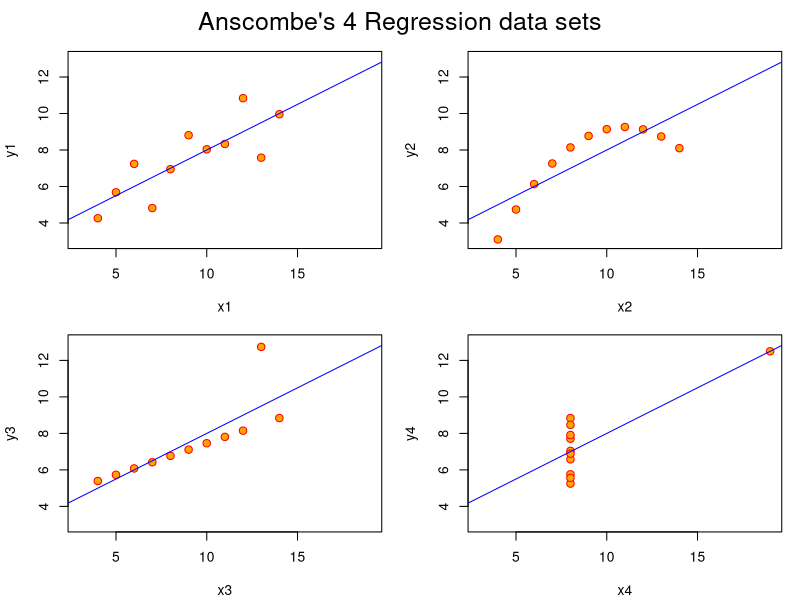

The R source for this figure:
require(stats)
require(graphics)
summary(anscombe)

##-- now some "magic" to do the 4 regressions in a loop:
ff <- y ~ x
mods <- setNames(as.list(1:4), paste0("lm", 1:4))
for(i in 1:4) {
    ff[2:3] <- lapply(paste0(c("y","x"), i), as.name)
    ## or   ff[[2]] <- as.name(paste0("y", i))
    ##      ff[[3]] <- as.name(paste0("x", i))
    mods[[i]] <- lmi <- lm(ff, data = anscombe)
    print(anova(lmi))
}

## See how close they are (numerically!)
sapply(mods, coef)
lapply(mods, function(fm) coef(summary(fm)))

## Now, do what you should have done in the first place: PLOTS
op <- par(mfrow = c(2, 2), mar = 0.1+c(4,4,1,1), oma =  c(0, 0, 2, 0))
for(i in 1:4) {
    ff[2:3] <- lapply(paste0(c("y","x"), i), as.name)
    plot(ff, data = anscombe, col = "red", pch = 21, bg = "orange", cex = 1.2,
         xlim = c(3, 19), ylim = c(3, 13))
    abline(mods[[i]], col = "blue")
}
mtext("Anscombe's 4 Regression data sets", outer = TRUE, cex = 1.5)
par(op)
